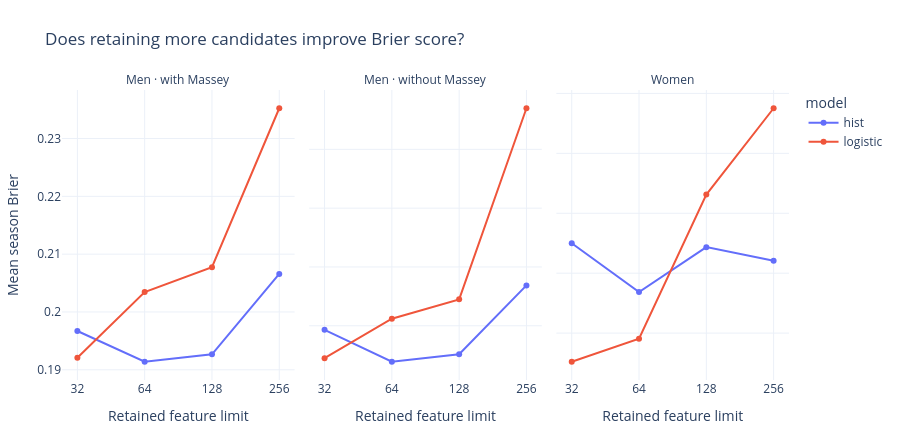

Notebook code for this chart:
### Markdown cell above
## Are 128 retained features enough?

The 3,106-column bank is a search space. The original 128-input limit was a fixed regularization choice, not an established optimum. This follow-up varies only the retention limit: **32, 64, 128 and 256**, holding the candidate matrix, redundancy threshold, and logistic/histogram recipes fixed. Men are compared with and without Massey; women use the available non-Massey sources.

Every fit screens its own earlier training games. A separate **nested** stream selects the limit by mean-season Brier on strictly earlier OOF seasons; ties favor fewer inputs. We retain all fixed-limit results, including unsuccessful ones. Existing 128-input outer fits are restored from verified checkpoints; cloning their estimator templates discards fitted state before any new training.

This is an exploratory capacity sensitivity study on previously explored development years. It does not make the 2022–2025 benchmark fresh, and it does not automatically replace notebook 03's model selection or notebook 04's frozen recipe.

### Code cell
from march_mania.publication import capacity
if MODE == "train":
    capacity.run(ROOT)
CAPACITY_DIR, CAPACITY_RECORD = capacity.review(ROOT)
capacity_summary = CAPACITY_RECORD["summary"]
display(Markdown(
    f"**Completed capacity study:** `{capacity_summary['fingerprint']}`  \n"
    f"**New fits:** {capacity_summary['new_fits']} · "
    f"**Verified existing fits reused:** {capacity_summary['inherited_reference_fits']}"
))
capacity_scores = pd.read_csv(CAPACITY_DIR / "leaderboard.csv")
capacity_choices = pd.read_csv(CAPACITY_DIR / "selection.csv")
assert (capacity_choices.history_last_season < capacity_choices.Season).all()
assert (capacity_choices.history_seasons >= 2).all()
labels = {"M_rankings": "Men · with Massey", "M_common": "Men · without Massey", "W_common": "Women"}
capacity_fixed = capacity_scores.query("block != 'nested'").copy()
capacity_fixed["retained_limit"] = capacity_fixed.block.str.removeprefix("cap_").astype(int)
capacity_fixed["population"] = capacity_fixed.route.map(labels)
capacity_fixed = capacity_fixed.sort_values(["population", "model", "retained_limit"])
fig = px.line(capacity_fixed, x="retained_limit", y="macro_season_brier", color="model",
              facet_col="population", markers=True, log_x=True,
              labels={"retained_limit": "Retained feature limit", "macro_season_brier": "Mean season Brier"},
              title="Does retaining more candidates improve Brier score?", height=440)
fig.update_layout(template="plotly_white", margin=dict(l=45, r=25, t=90, b=60))
fig.update_xaxes(tickvals=[32, 64, 128, 256])
fig.update_yaxes(matches=None)
fig.for_each_annotation(lambda a: a.update(text=a.text.split("=")[-1]))
static, axes = plt.subplots(1, 3, figsize=(14, 4.6), constrained_layout=True)
for ax, (route, label) in zip(axes, labels.items()):
    for model, color in [("hist", "#526b9a"), ("logistic", "#147d82")]:
        panel = capacity_fixed.query("route == @route and model == @model")
        ax.plot(panel.retained_limit, panel.macro_season_brier, marker="o", color=color, label=model)
    ax.set_xscale("log", base=2)
    ax.set_xticks([32, 64, 128, 256], labels=[32, 64, 128, 256])
    ax.set(title=label, xlabel="Retained feature limit", ylabel="Mean season Brier · lower is better")
    ax.grid(alpha=0.2)
    ax.legend(frameon=False)
static.suptitle("Fixed recipes and identical season splits", fontsize=14)
buffer = io.BytesIO()
static.savefig(buffer, format="png", dpi=140)
plt.close(static)
bundle = {"application/vnd.plotly.v1+json": json.loads(fig.to_json()),
          "image/png": base64.b64encode(buffer.getvalue()).decode(),
          "text/plain": "Feature capacity sensitivity across the same five development seasons"}
display(bundle, raw=True)
table(capacity_scores.pivot(index=["route", "model"], columns="block", values="macro_season_brier").reset_index())
capacity_intervals = pd.read_csv(CAPACITY_DIR / "intervals.csv")
table(capacity_intervals.query("candidate == 'nested'")[["route", "model", "brier_delta", "ci_low", "ci_high"]])

### Figure 1 — Plotly figure (JSON) as saved in the notebook; plotly's stock layout.template omitted (floating-point values rounded to 4 significant figures)
{"data": [{"hovertemplate": "model=hist<br>population=Men · with Massey<br>Retained feature limit=%{x}<br>Mean season Brier=%{y}<extra></extra>", "legendgroup": "hist", "line": {"color": "#636efa", "dash": "solid"}, "marker": {"symbol": "circle"}, "mode": "lines+markers", "name": "hist", "orientation": "v", "showlegend": true, "type": "scatter", "x": [32, 64, 128, 256], "xaxis": "x", "y": [0.1967, 0.1914, 0.1927, 0.2066], "yaxis": "y"}, {"hovertemplate": "model=hist<br>population=Men · without Massey<br>Retained feature limit=%{x}<br>Mean season Brier=%{y}<extra></extra>", "legendgroup": "hist", "line": {"color": "#636efa", "dash": "solid"}, "marker": {"symbol": "circle"}, "mode": "lines+markers", "name": "hist", "orientation": "v", "showlegend": false, "type": "scatter", "x": [32, 64, 128, 256], "xaxis": "x2", "y": [0.1993, 0.1939, 0.1952, 0.2069], "yaxis": "y2"}, {"hovertemplate": "model=hist<br>population=Women<br>Retained feature limit=%{x}<br>Mean season Brier=%{y}<extra></extra>", "legendgroup": "hist", "line": {"color": "#636efa", "dash": "solid"}, "marker": {"symbol": "circle"}, "mode": "lines+markers", "name": "hist", "orientation": "v", "showlegend": false, "type": "scatter", "x": [32, 64, 128, 256], "xaxis": "x3", "y": [0.1675, 0.1634, 0.1672, 0.166], "yaxis": "y3"}, {"hovertemplate": "model=logistic<br>population=Men · with Massey<br>Retained feature limit=%{x}<br>Mean season Brier=%{y}<extra></extra>", "legendgroup": "logistic", "line": {"color": "#EF553B", "dash": "solid"}, "marker": {"symbol": "circle"}, "mode": "lines+markers", "name": "logistic", "orientation": "v", "showlegend": true, "type": "scatter", "x": [32, 64, 128, 256], "xaxis": "x", "y": [0.1921, 0.2034, 0.2077, 0.2352], "yaxis": "y"}, {"hovertemplate": "model=logistic<br>population=Men · without Massey<br>Retained feature limit=%{x}<br>Mean season Brier=%{y}<extra></extra>", "legendgroup": "logistic", "line": {"color": "#EF553B", "dash": "solid"}, "marker": {"symbol": "circle"}, "mode": "lines+markers", "name": "logistic", "orientation": "v", "showlegend": false, "type": "scatter", "x": [32, 64, 128, 256], "xaxis": "x2", "y": [0.1945, 0.2012, 0.2045, 0.237], "yaxis": "y2"}, {"hovertemplate": "model=logistic<br>population=Women<br>Retained feature limit=%{x}<br>Mean season Brier=%{y}<extra></extra>", "legendgroup": "logistic", "line": {"color": "#EF553B", "dash": "solid"}, "marker": {"symbol": "circle"}, "mode": "lines+markers", "name": "logistic", "orientation": "v", "showlegend": false, "type": "scatter", "x": [32, 64, 128, 256], "xaxis": "x3", "y": [0.1576, 0.1595, 0.1716, 0.1788], "yaxis": "y3"}], "layout": {"annotations": [{"font": {}, "showarrow": false, "text": "Men · with Massey", "x": 0.16, "xanchor": "center", "xref": "paper", "y": 1.0, "yanchor": "bottom", "yref": "paper"}, {"font": {}, "showarrow": false, "text": "Men · without Massey", "x": 0.5, "xanchor": "center", "xref": "paper", "y": 1.0, "yanchor": "bottom", "yref": "paper"}, {"font": {}, "showarrow": false, "text": "Women", "x": 0.84, "xanchor": "center", "xref": "paper", "y": 1.0, "yanchor": "bottom", "yref": "paper"}], "height": 440, "legend": {"title": {"text": "model"}, "tracegroupgap": 0}, "margin": {"b": 60, "l": 45, "r": 25, "t": 90}, "title": {"text": "Does retaining more candidates improve Brier score?"}, "xaxis": {"anchor": "y", "domain": [0.0, 0.32], "tickvals": [32, 64, 128, 256], "title": {"text": "Retained feature limit"}, "type": "log"}, "xaxis2": {"anchor": "y2", "domain": [0.34, 0.66], "matches": "x", "tickvals": [32, 64, 128, 256], "title": {"text": "Retained feature limit"}, "type": "log"}, "xaxis3": {"anchor": "y3", "domain": [0.68, 1.0], "matches": "x", "tickvals": [32, 64, 128, 256], "title": {"text": "Retained feature limit"}, "type": "log"}, "yaxis": {"anchor": "x", "domain": [0.0, 1.0], "title": {"text": "Mean season Brier"}}, "yaxis2": {"anchor": "x2", "domain": [0.0, 1.0], "showticklabels": false}, "yaxis3": {"anchor": "x3", "domain": [0.0, 1.0], "showticklabels": false}}}
